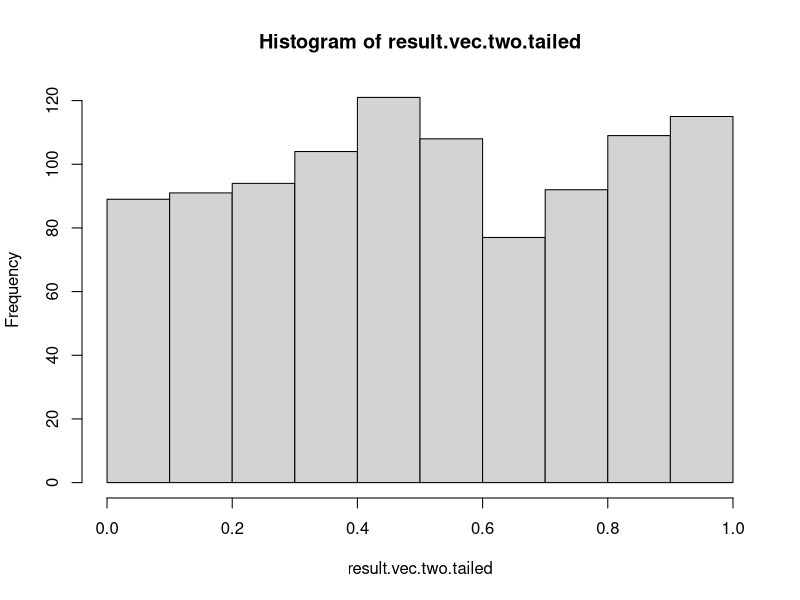
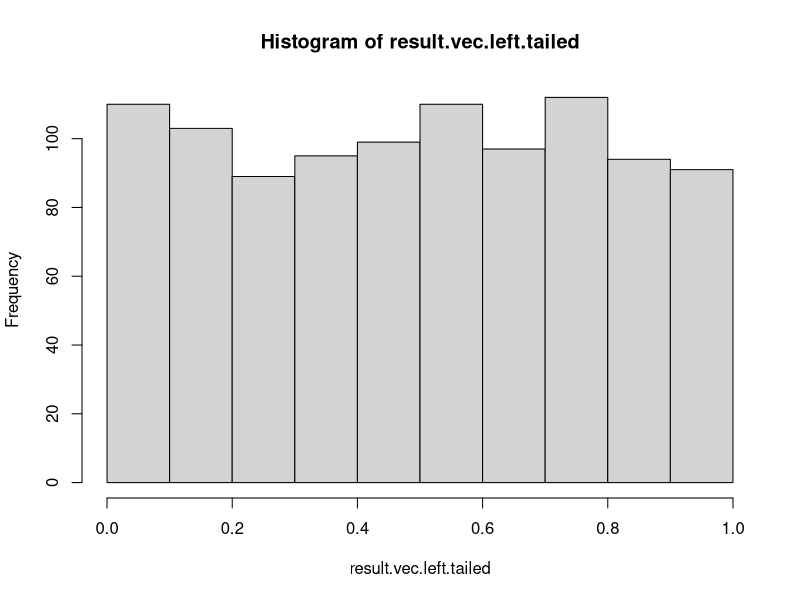
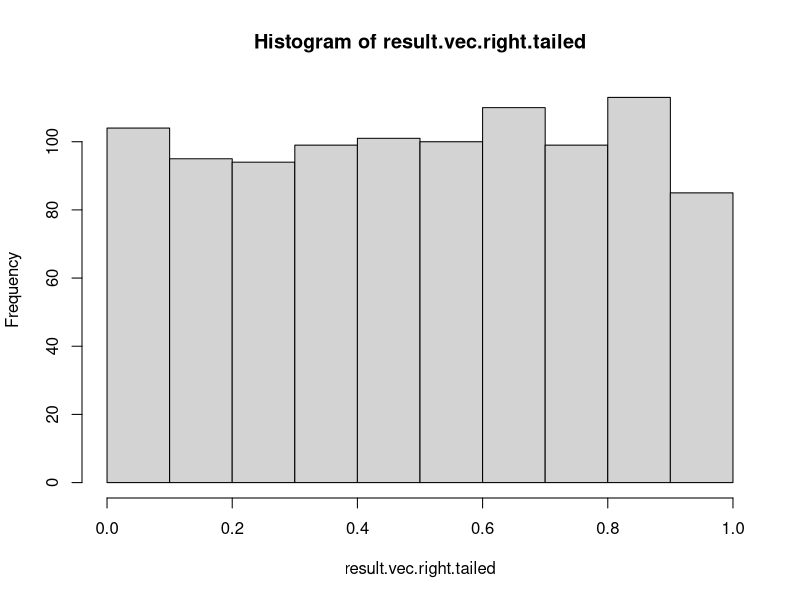

Recreate these plots in R, in order.
## ---- chunk 1
myfun <- function(data, mu, pop.sd, two.tailed=TRUE, left.tail=NULL) {
  # we only want to deal with a numeric vector
  if(!is.numeric(data)) stop("'data' must be a numeric vector \n")
  
  # we expect 'left.tail' to be TRUE or FALSE for one-tailed test
  if(!two.tailed & is.null(left.tail)) 
    stop("'left.tail' must be TRUE or FALSE for one tailed test \n")
  
  # calculate z-score
  z.raw <- (mean(data) - mu) / (pop.sd/(sqrt(length(data))))
  
  # convert p-value to two-tailed if applicable
  if(two.tailed) {
    p.val <- 2*pnorm(-abs(z.raw), lower.tail = TRUE)
    rejectNull <- ifelse(p.val < 0.025, TRUE, FALSE)
  } else {
    if(left.tail == TRUE) { # left-tailed
      # take the area to the left of z.raw
      p.val <- pnorm(z.raw, lower.tail = TRUE)
    } else { # right-tailed
      # take the area to the right of z.raw
      p.val <- pnorm(z.raw, lower.tail = FALSE)
    }
    rejectNull <- ifelse(p.val < 0.05, TRUE, FALSE)
  }
  
  (list("p.value" = p.val, "rejectNull" = rejectNull))
}
## ---- chunk 2
set.seed(5000)
## ---- chunk 3
pop_mean <- 50
pop_sd <- 21
sample_size <- 36
sample_data <- rnorm(sample_size, mean = pop_mean, sd = pop_sd)

# run a two-tailed test
myfun(sample_data, mu = pop_mean, pop.sd = pop_sd, two.tailed = TRUE, left.tail = NULL)

# run a left-tailed test
myfun(sample_data, mu = pop_mean, pop.sd = pop_sd, two.tailed = FALSE, left.tail = TRUE)

# run a right tailed test
myfun(sample_data, mu = pop_mean, pop.sd = pop_sd, two.tailed = FALSE, left.tail = FALSE)
## ---- chunk 4
num.trials <- 1000

result.vec.two.tailed <- replicate(num.trials, 
                                   myfun(rnorm(sample_size, mean = pop_mean, sd = pop_sd), 
                                         mu = pop_mean, 
                                         pop.sd = pop_sd, 
                                         two.tailed = TRUE, 
                                         left.tail = NULL)$p.value, 
                                   simplify = TRUE)
hist(result.vec.two.tailed)

result.vec.left.tailed <- replicate(num.trials, 
                                   myfun(rnorm(sample_size, mean = pop_mean, sd = pop_sd), 
                                         mu = pop_mean, 
                                         pop.sd = pop_sd, 
                                         two.tailed = FALSE, 
                                         left.tail = TRUE)$p.value, 
                                   simplify = TRUE)
hist(result.vec.left.tailed)


result.vec.right.tailed <- replicate(num.trials, 
                                    myfun(rnorm(sample_size, mean = pop_mean, sd = pop_sd), 
                                          mu = pop_mean, 
                                          pop.sd = pop_sd, 
                                          two.tailed = FALSE, 
                                          left.tail = FALSE)$p.value, 
                                    simplify = TRUE)
hist(result.vec.right.tailed)
## ---- chunk 5
result.vec.right.tailed <- replicate(num.trials, 
                                    myfun(rnorm(sample_size, mean = pop_mean, sd = pop_sd), 
                                          mu = pop_mean, 
                                          pop.sd = pop_sd, 
                                          two.tailed = FALSE, 
                                          left.tail = FALSE), 
                                    simplify = TRUE)
df <- data.frame(cbind(result.vec.right.tailed[1,], result.vec.right.tailed[2,]))
colnames(df) <- c("p.value", "rejectNull")
head(df)
## ---- chunk 6
rejection.mean <- pop_mean + pop_sd/10
rejection.mean
## ---- chunk 7
z.pop <- (rejection.mean - pop_mean) / 
  (pop_sd/sqrt(length(sample_data)))
z.pop
## ---- chunk 8
z.type.one.right <- (rejection.mean - pop_mean) / 
  (pop_sd/sqrt(length(sample_data)))
z.type.one.right
p.type.one.right <- pnorm(z.type.one.right, lower.tail = FALSE)
p.type.one.right
## ---- chunk 9
z.type.two.right <- (rejection.mean - mean(sample_data)) / 
  (pop_sd/sqrt(length(sample_data)))
z.type.two.right

# For Type II, this time we want the area to the left of z.type.two.right on alternate distribution
p.type.two.right <- pnorm(z.type.two.right, lower.tail = TRUE)
p.type.two.right

test.power.right <- 1 - p.type.two.right
test.power.right
## ---- chunk 10
z.type.one.left <- (rejection.mean - mean(sample_data)) / 
  (pop_sd/sqrt(length(sample_data)))
z.type.one.left

p.type.one.left <- pnorm(z.type.one.left, lower.tail = TRUE)
p.type.one.left
## ---- chunk 11
# z-value in this case is the same as z.type.two.right but let's calculate it anyways
z.type.two.left <- (rejection.mean - mean(sample_data)) / 
  (pop_sd/sqrt(length(sample_data)))
z.type.two.left

# For Type II, this time we want the area to the right of z.type.two.left on alternate distribution
p.type.two.left <- pnorm(z.type.two.left, lower.tail = FALSE)
p.type.two.left

test.power.left <- 1 - p.type.two.left
test.power.left

## ---- chunk 12
z.original <- (rejection.mean - pop_mean) / (pop_sd/(sqrt(length(sample_data))))
z.original

# Type I error is the same as the value given below
p.type.one.twotailed <- pnorm(z.original, lower.tail=FALSE)
p.type.one.twotailed

alpha_by_two <- p.type.one.twotailed/2
alpha_by_two

z.alpha_by_two.pos <- qnorm(alpha_by_two, lower.tail = FALSE) 
z.alpha_by_two.pos

rejection.mean.twotailed.pos <- pop_mean + 
  z.alpha_by_two.pos*(pop_sd/sqrt(length(sample_data)))
rejection.mean.twotailed.pos

z.alpha_by_two.neg <- -z.alpha_by_two.pos

rejection.mean.twotailed.neg <- pop_mean + 
  z.alpha_by_two.neg*(pop_sd/sqrt(length(sample_data)))
rejection.mean.twotailed.neg
## ---- chunk 13
# For the positive rejection.mean.two.tailed
z.twotailed.positive <- (rejection.mean.twotailed.pos - mean(sample_data)) / 
  (pop_sd/sqrt(length(sample_data)))
z.twotailed.positive

p.twotailed.positive <- pnorm(z.twotailed.positive, lower.tail = FALSE)
p.twotailed.positive

z.twotailed.negative <- (rejection.mean.twotailed.neg - mean(sample_data)) / 
  (pop_sd/sqrt(length(sample_data)))
z.twotailed.negative

p.twotailed.negative <- pnorm(z.twotailed.negative, lower.tail = TRUE)
p.twotailed.negative
## ---- chunk 14
p.type.two.twotailed <- 1 - p.twotailed.positive - p.twotailed.negative
p.type.two.twotailed

test.power.twotailed <- 1 - p.type.two.twotailed
test.power.twotailed
